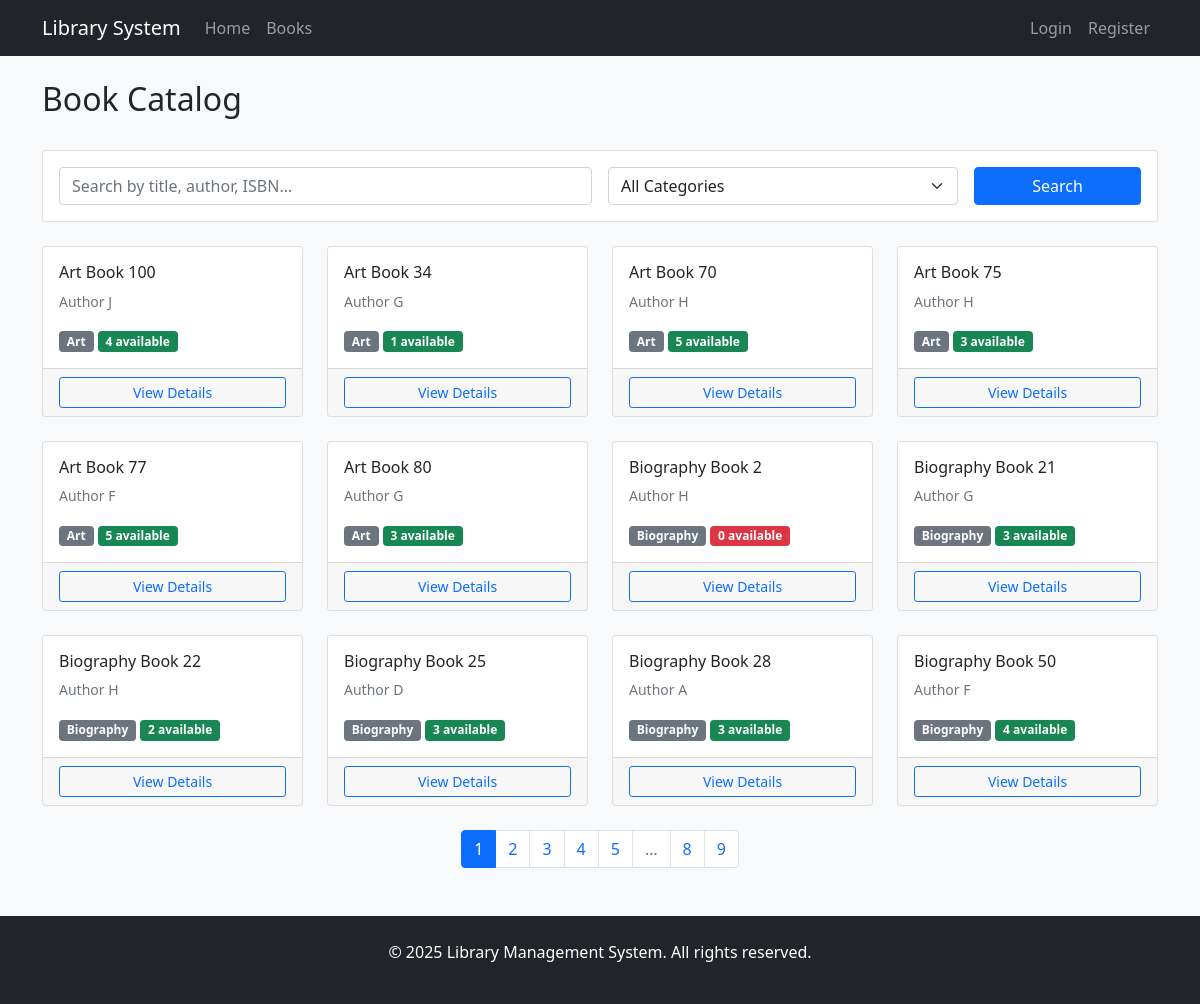
/books, run on the app's committed database.
### models/book.py (models this page shows, shortened)
class Book(db.Model):
    __tablename__ = 'books'
    id = db.Column(db.Integer, primary_key=True)
    title = db.Column(db.String(200), nullable=False)
    author = db.Column(db.String(100), nullable=False)
    isbn = db.Column(db.String(20), unique=True, nullable=False)
    category = db.Column(db.String(50), nullable=False)
    publisher = db.Column(db.String(100))
    publication_year = db.Column(db.Integer)
    total_copies = db.Column(db.Integer, default=1)
    available_copies = db.Column(db.Integer, default=1)
    location = db.Column(db.String(50))
    description = db.Column(db.Text)
    status = db.Column(db.String(20), default='available')
    created_date = db.Column(db.DateTime, default=datetime.utcnow)
    transactions = db.relationship('Transaction', backref='book', lazy=True)
    reservations = db.relationship('Reservation', backref='book', lazy=True)

### routes/book_routes.py (the view, shortened to what this page needs)
@book_bp.route('/books')
def book_catalog():
    page = request.args.get('page', 1, type=int)
    category = request.args.get('category', '')
    search = request.args.get('search', '')
    query = Book.query
    if category:
        query = query.filter(Book.category == category)
    books = query.order_by(Book.title).paginate(page=page, per_page=12, error_out=False)
    categories = db.session.query(Book.category).distinct().all()
    categories = [cat[0] for cat in categories]
    return render_template('books/catalog.html',
                         books=books,
                         categories=categories,
                         current_category=category,
                         search_term=search)

### templates/books/catalog.html (shortened to what this page needs)
{% extends "base.html" %}
{% block content %}
<div class="row mb-4">
    <div class="col-md-8">
        <h2>Book Catalog</h2>
    </div>
    <div class="col-md-4 text-end">
    </div>
</div>
<div class="card mb-4">
    <div class="card-body">
        <form method="GET" class="row g-3">
            <div class="col-md-6">
                <input type="text" class="form-control" name="search" placeholder="Search by title, author, ISBN..." value="{{ search_term }}">
            </div>
            <div class="col-md-4">
                <select class="form-select" name="category">
                    <option value="">All Categories</option>
                </select>
            </div>
            <div class="col-md-2">
                <button type="submit" class="btn btn-primary w-100">Search</button>
            </div>
        </form>
    </div>
</div>
<div class="row">
    {% for book in books.items %}
    <div class="col-md-3 mb-4">
        <div class="card book-card h-100">
            <div class="card-body">
                <h6 class="card-title">{{ book.title }}</h6>
                <p class="card-text text-muted small">{{ book.author }}</p>
                <p class="card-text">
                    <span class="badge bg-secondary">{{ book.category }}</span>
                    <span class="badge {% if book.available_copies > 0 %}bg-success{% else %}bg-danger{% endif %}">
                        {{ book.available_copies }} available
                    </span>
                </p>
            </div>
            <div class="card-footer">
                <a href="{{ url_for('books.book_details', book_id=book.id) }}" class="btn btn-sm btn-outline-primary w-100">View Details</a>
            </div>
        </div>
    </div>
    {% else %}
    <div class="col-12">
        <div class="alert alert-info">No books found matching your criteria.</div>
    </div>
    {% endfor %}
</div>
{% if books.pages > 1 %}
<nav aria-label="Page navigation">
    <ul class="pagination justify-content-center">
        {% for page_num in books.iter_pages() %}
            {% if page_num %}
                <li class="page-item {% if page_num == books.page %}active{% endif %}">
                    <a class="page-link" href="{{ url_for('books.book_catalog', page=page_num, search=search_term, category=current_category) }}">
                        {{ page_num }}
                    </a>
                </li>
            {% else %}
                <li class="page-item disabled"><span class="page-link">…</span></li>
            {% endif %}
        {% endfor %}
    </ul>
</nav>
{% endif %}
{% endblock %}

### templates/base.html (shortened to what this page needs)
<!DOCTYPE html>
<html lang="en">
<head>
    <link href="https://cdn.jsdelivr.net/npm/bootstrap@5.1.3/dist/css/bootstrap.min.css" rel="stylesheet">
    <link href="{{ url_for('static', filename='css/style.css') }}" rel="stylesheet">
</head>
<body>
    <nav class="navbar navbar-expand-lg navbar-dark bg-dark">
        <div class="container">
            <a class="navbar-brand" href="{{ url_for('index') }}">Library System</a>
            <div class="collapse navbar-collapse" id="navbarNav">
                <ul class="navbar-nav me-auto">
                    <li class="nav-item">
                        <a class="nav-link" href="{{ url_for('index') }}">Home</a>
                    </li>
                    <li class="nav-item">
                        <a class="nav-link" href="{{ url_for('books.book_catalog') }}">Books</a>
                    </li>
                </ul>
                <ul class="navbar-nav">
                    {% if current_user.is_authenticated %}
                        <li class="nav-item">
                            <span class="navbar-text me-3">
                                Welcome, {{ current_user.first_name }} ({{ current_user.role }})
                            </span>
                        </li>
                        <li class="nav-item">
                            <a class="nav-link" href="{{ url_for('auth.logout') }}">Logout</a>
                        </li>
                    {% else %}
                        <li class="nav-item">
                            <a class="nav-link" href="{{ url_for('auth.login') }}">Login</a>
                        </li>
                        <li class="nav-item">
                            <a class="nav-link" href="{{ url_for('auth.register') }}">Register</a>
                        </li>
                    {% endif %}
                </ul>
            </div>
        </div>
    </nav>
    <div class="container mt-4">
        {% block content %}{% endblock %}
    </div>
    <footer class="bg-dark text-white mt-5 py-4">
        <div class="container text-center">
            <p>&copy; 2025 Library Management System. All rights reserved.</p>
        </div>
    </footer>
</body>
</html>

### static/css/style.css (style rules this page uses)
body { background-color: #f8f9fa; }
.book-card { transition: transform 0.2s; height: 100%; }

### data on the page
Book: title "Art Book 100", author "Author J", category "Art", available_copies "4"
Book: title "Art Book 34", author "Author G", category "Art", available_copies "1"
Book: title "Art Book 70", author "Author H", category "Art", available_copies "5"
Book: title "Art Book 75", author "Author H", category "Art", available_copies "3"
Book: title "Art Book 77", author "Author F", category "Art", available_copies "5"
Book: title "Art Book 80", author "Author G", category "Art", available_copies "3"
Book: title "Biography Book 2", author "Author H", category "Biography", available_copies "0"
Book: title "Biography Book 21", author "Author G", category "Biography", available_copies "3"
Book: title "Biography Book 22", author "Author H", category "Biography", available_copies "2"
Book: title "Biography Book 25", author "Author D", category "Biography", available_copies "3"
Book: title "Biography Book 28", author "Author A", category "Biography", available_copies "3"
Book: title "Biography Book 50", author "Author F", category "Biography", available_copies "4"

### other printed values
{{ page_num }} "1" "2" "3" "4" "5" "8" "9"
